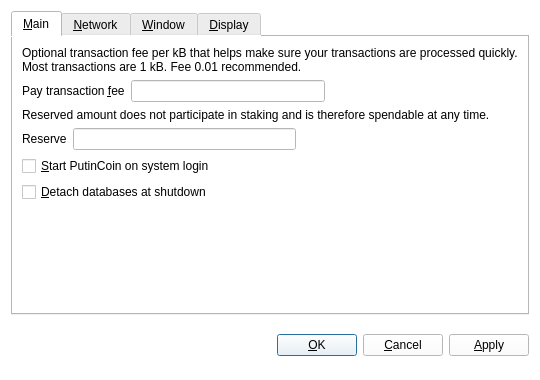
<?xml version="1.0" encoding="UTF-8"?>
<ui version="4.0">
 <class>OptionsDialog</class>
 <widget class="QDialog" name="OptionsDialog">
  <property name="geometry">
   <rect>
    <x>0</x>
    <y>0</y>
    <width>540</width>
    <height>380</height>
   </rect>
  </property>
  <property name="windowTitle">
   <string>Options</string>
  </property>
  <property name="styleSheet">
   <string notr="true">background-color: rgb(255, 255, 255);</string>
  </property>
  <property name="modal">
   <bool>true</bool>
  </property>
  <layout class="QVBoxLayout" name="verticalLayout">
   <item>
    <widget class="QTabWidget" name="tabWidget">
     <property name="tabPosition">
      <enum>QTabWidget::North</enum>
     </property>
     <property name="currentIndex">
      <number>0</number>
     </property>
     <widget class="QWidget" name="tabMain">
      <attribute name="title">
       <string>&amp;Main</string>
      </attribute>
      <layout class="QVBoxLayout" name="verticalLayout_Main">
       <item>
        <widget class="QLabel" name="transactionFeeInfoLabel">
         <property name="text">
          <string>Optional transaction fee per kB that helps make sure your transactions are processed quickly. Most transactions are 1 kB. Fee 0.01 recommended.</string>
         </property>
         <property name="textFormat">
          <enum>Qt::PlainText</enum>
         </property>
         <property name="wordWrap">
          <bool>true</bool>
         </property>
        </widget>
       </item>
       <item>
        <layout class="QHBoxLayout" name="horizontalLayoutFee">
         <item>
          <widget class="QLabel" name="transactionFeeLabel">
           <property name="text">
            <string>Pay transaction &amp;fee</string>
           </property>
           <property name="textFormat">
            <enum>Qt::PlainText</enum>
           </property>
           <property name="buddy">
            <cstring>transactionFee</cstring>
           </property>
          </widget>
         </item>
         <item>
          <widget class="BitcoinAmountField" name="transactionFee"/>
         </item>
         <item>
          <spacer name="horizontalSpacerFee">
           <property name="orientation">
            <enum>Qt::Horizontal</enum>
           </property>
           <property name="sizeHint" stdset="0">
            <size>
             <width>40</width>
             <height>20</height>
            </size>
           </property>
          </spacer>
         </item>
        </layout>
       </item>
       <item>
        <widget class="QLabel" name="reserveBalanceInfoLabel">
         <property name="text">
          <string>Reserved amount does not participate in staking and is therefore spendable at any time.</string>
         </property>
         <property name="textFormat">
          <enum>Qt::PlainText</enum>
         </property>
         <property name="wordWrap">
          <bool>true</bool>
         </property>
        </widget>
       </item>
       <item>
        <layout class="QHBoxLayout" name="horizontalLayoutReserveBalance">
         <item>
          <widget class="QLabel" name="reserveBalanceLabel">
           <property name="text">
            <string>Reserve</string>
           </property>
           <property name="textFormat">
            <enum>Qt::PlainText</enum>
           </property>
           <property name="buddy">
            <cstring>reserveBalance</cstring>
           </property>
          </widget>
         </item>
         <item>
          <widget class="BitcoinAmountField" name="reserveBalance"/>
         </item>
         <item>
          <spacer name="horizontalSpacerReserveBalance">
           <property name="orientation">
            <enum>Qt::Horizontal</enum>
           </property>
           <property name="sizeHint" stdset="0">
            <size>
             <width>40</width>
             <height>20</height>
            </size>
           </property>
          </spacer>
         </item>
        </layout>
       </item>
       <item>
        <widget class="QCheckBox" name="bitcoinAtStartup">
         <property name="toolTip">
          <string>Automatically start PutinCoin after logging in to the system.</string>
         </property>
         <property name="text">
          <string>&amp;Start PutinCoin on system login</string>
         </property>
        </widget>
       </item>
       <item>
        <widget class="QCheckBox" name="detachDatabases">
         <property name="toolTip">
          <string>Detach block and address databases at shutdown. This means they can be moved to another data directory, but it slows down shutdown. The wallet is always detached.</string>
         </property>
         <property name="text">
          <string>&amp;Detach databases at shutdown</string>
         </property>
        </widget>
       </item>
       <item>
        <spacer name="verticalSpacer_Main">
         <property name="orientation">
          <enum>Qt::Vertical</enum>
         </property>
         <property name="sizeHint" stdset="0">
          <size>
           <width>20</width>
           <height>40</height>
          </size>
         </property>
        </spacer>
       </item>
      </layout>
     </widget>
     <widget class="QWidget" name="tabNetwork">
      <attribute name="title">
       <string>&amp;Network</string>
      </attribute>
      <layout class="QVBoxLayout" name="verticalLayout_Network">
       <item>
        <widget class="QCheckBox" name="mapPortUpnp">
         <property name="toolTip">
          <string>Automatically open the PutinCoin client port on the router. This only works when your router supports UPnP and it is enabled.</string>
         </property>
         <property name="text">
          <string>Map port using &amp;UPnP</string>
         </property>
        </widget>
       </item>
       <item>
        <widget class="QCheckBox" name="connectSocks">
         <property name="toolTip">
          <string>Connect to the PutinCoin network through a SOCKS proxy (e.g. when connecting through Tor).</string>
         </property>
         <property name="text">
          <string>&amp;Connect through SOCKS proxy:</string>
         </property>
        </widget>
       </item>
       <item>
        <layout class="QHBoxLayout" name="horizontalLayout_Network">
         <item>
          <widget class="QLabel" name="proxyIpLabel">
           <property name="text">
            <string>Proxy &amp;IP:</string>
           </property>
           <property name="textFormat">
            <enum>Qt::PlainText</enum>
           </property>
           <property name="buddy">
            <cstring>proxyIp</cstring>
           </property>
          </widget>
         </item>
         <item>
          <widget class="QValidatedLineEdit" name="proxyIp">
           <property name="maximumSize">
            <size>
             <width>140</width>
             <height>16777215</height>
            </size>
           </property>
           <property name="toolTip">
            <string>IP address of the proxy (e.g. 127.0.0.1)</string>
           </property>
          </widget>
         </item>
         <item>
          <widget class="QLabel" name="proxyPortLabel">
           <property name="text">
            <string>&amp;Port:</string>
           </property>
           <property name="textFormat">
            <enum>Qt::PlainText</enum>
           </property>
           <property name="buddy">
            <cstring>proxyPort</cstring>
           </property>
          </widget>
         </item>
         <item>
          <widget class="QLineEdit" name="proxyPort">
           <property name="maximumSize">
            <size>
             <width>55</width>
             <height>16777215</height>
            </size>
           </property>
           <property name="toolTip">
            <string>Port of the proxy (e.g. 9050)</string>
           </property>
          </widget>
         </item>
         <item>
          <widget class="QLabel" name="socksVersionLabel">
           <property name="text">
            <string>SOCKS &amp;Version:</string>
           </property>
           <property name="textFormat">
            <enum>Qt::PlainText</enum>
           </property>
           <property name="buddy">
            <cstring>socksVersion</cstring>
           </property>
          </widget>
         </item>
         <item>
          <widget class="QValueComboBox" name="socksVersion">
           <property name="toolTip">
            <string>SOCKS version of the proxy (e.g. 5)</string>
           </property>
          </widget>
         </item>
         <item>
          <spacer name="horizontalSpacer_Network">
           <property name="orientation">
            <enum>Qt::Horizontal</enum>
           </property>
           <property name="sizeHint" stdset="0">
            <size>
             <width>40</width>
             <height>20</height>
            </size>
           </property>
          </spacer>
         </item>
        </layout>
       </item>
       <item>
        <spacer name="verticalSpacer_Network">
         <property name="orientation">
          <enum>Qt::Vertical</enum>
         </property>
         <property name="sizeHint" stdset="0">
          <size>
           <width>20</width>
           <height>40</height>
          </size>
         </property>
        </spacer>
       </item>
      </layout>
     </widget>
     <widget class="QWidget" name="tabWindow">
      <attribute name="title">
       <string>&amp;Window</string>
      </attribute>
      <layout class="QVBoxLayout" name="verticalLayout_Window">
       <item>
        <widget class="QCheckBox" name="minimizeToTray">
         <property name="toolTip">
          <string>Show only a tray icon after minimizing the window.</string>
         </property>
         <property name="text">
          <string>&amp;Minimize to the tray instead of the taskbar</string>
         </property>
        </widget>
       </item>
       <item>
        <widget class="QCheckBox" name="minimizeOnClose">
         <property name="toolTip">
          <string>Minimize instead of exit the application when the window is closed. When this option is enabled, the application will be closed only after selecting Quit in the menu.</string>
         </property>
         <property name="text">
          <string>M&amp;inimize on close</string>
         </property>
        </widget>
       </item>
       <item>
        <spacer name="verticalSpacer_Window">
         <property name="orientation">
          <enum>Qt::Vertical</enum>
         </property>
         <property name="sizeHint" stdset="0">
          <size>
           <width>20</width>
           <height>40</height>
          </size>
         </property>
        </spacer>
       </item>
      </layout>
     </widget>
     <widget class="QWidget" name="tabDisplay">
      <attribute name="title">
       <string>&amp;Display</string>
      </attribute>
      <layout class="QVBoxLayout" name="verticalLayout_Display">
       <item>
        <layout class="QHBoxLayout" name="horizontalLayout_1_Display">
         <item>
          <widget class="QLabel" name="langLabel">
           <property name="text">
            <string>User Interface &amp;language:</string>
           </property>
           <property name="textFormat">
            <enum>Qt::PlainText</enum>
           </property>
           <property name="buddy">
            <cstring>lang</cstring>
           </property>
          </widget>
         </item>
         <item>
          <widget class="QValueComboBox" name="lang">
           <property name="toolTip">
            <string>The user interface language can be set here. This setting will take effect after restarting PutinCoin.</string>
           </property>
          </widget>
         </item>
        </layout>
       </item>
       <item>
        <layout class="QHBoxLayout" name="horizontalLayout_2_Display">
         <item>
          <widget class="QLabel" name="unitLabel">
           <property name="text">
            <string>&amp;Unit to show amounts in:</string>
           </property>
           <property name="textFormat">
            <enum>Qt::PlainText</enum>
           </property>
           <property name="buddy">
            <cstring>unit</cstring>
           </property>
          </widget>
         </item>
         <item>
          <widget class="QValueComboBox" name="unit">
           <property name="toolTip">
            <string>Choose the default subdivision unit to show in the interface and when sending coins.</string>
           </property>
          </widget>
         </item>
        </layout>
       </item>
       <item>
        <widget class="QCheckBox" name="displayAddresses">
         <property name="toolTip">
          <string>Whether to show PutinCoin addresses in the transaction list or not.</string>
         </property>
         <property name="text">
          <string>&amp;Display addresses in transaction list</string>
         </property>
        </widget>
       </item>
       <item>
        <widget class="QCheckBox" name="coinControlFeatures">
         <property name="toolTip">
          <string>Whether to show coin control features or not.</string>
         </property>
         <property name="text">
          <string>Display coin &amp;control features (experts only!)</string>
         </property>
        </widget>
       </item>
       <item>
        <spacer name="verticalSpacer_Display">
         <property name="orientation">
          <enum>Qt::Vertical</enum>
         </property>
         <property name="sizeHint" stdset="0">
          <size>
           <width>20</width>
           <height>40</height>
          </size>
         </property>
        </spacer>
       </item>
      </layout>
     </widget>
    </widget>
   </item>
   <item>
    <layout class="QHBoxLayout" name="horizontalLayout_Buttons">
     <item>
      <spacer name="horizontalSpacer_1">
       <property name="orientation">
        <enum>Qt::Horizontal</enum>
       </property>
       <property name="sizeHint" stdset="0">
        <size>
         <width>40</width>
         <height>48</height>
        </size>
       </property>
      </spacer>
     </item>
     <item>
      <widget class="QLabel" name="statusLabel">
       <property name="font">
        <font>
         <weight>75</weight>
         <bold>true</bold>
        </font>
       </property>
       <property name="text">
        <string/>
       </property>
       <property name="textFormat">
        <enum>Qt::PlainText</enum>
       </property>
       <property name="wordWrap">
        <bool>true</bool>
       </property>
      </widget>
     </item>
     <item>
      <spacer name="horizontalSpacer_2">
       <property name="orientation">
        <enum>Qt::Horizontal</enum>
       </property>
       <property name="sizeHint" stdset="0">
        <size>
         <width>40</width>
         <height>48</height>
        </size>
       </property>
      </spacer>
     </item>
     <item>
      <widget class="QPushButton" name="okButton">
       <property name="text">
        <string>&amp;OK</string>
       </property>
      </widget>
     </item>
     <item>
      <widget class="QPushButton" name="cancelButton">
       <property name="text">
        <string>&amp;Cancel</string>
       </property>
       <property name="autoDefault">
        <bool>false</bool>
       </property>
      </widget>
     </item>
     <item>
      <widget class="QPushButton" name="applyButton">
       <property name="text">
        <string>&amp;Apply</string>
       </property>
       <property name="autoDefault">
        <bool>false</bool>
       </property>
      </widget>
     </item>
    </layout>
   </item>
  </layout>
 </widget>
 <customwidgets>
  <customwidget>
   <class>QValidatedLineEdit</class>
   <extends>QLineEdit</extends>
   <header>qvalidatedlineedit.h</header>
  </customwidget>
  <customwidget>
   <class>BitcoinAmountField</class>
   <extends>QLineEdit</extends>
   <header>bitcoinamountfield.h</header>
   <container>1</container>
  </customwidget>
  <customwidget>
   <class>QValueComboBox</class>
   <extends>QComboBox</extends>
   <header>qvaluecombobox.h</header>
  </customwidget>
 </customwidgets>
 <resources/>
 <connections/>
</ui>
